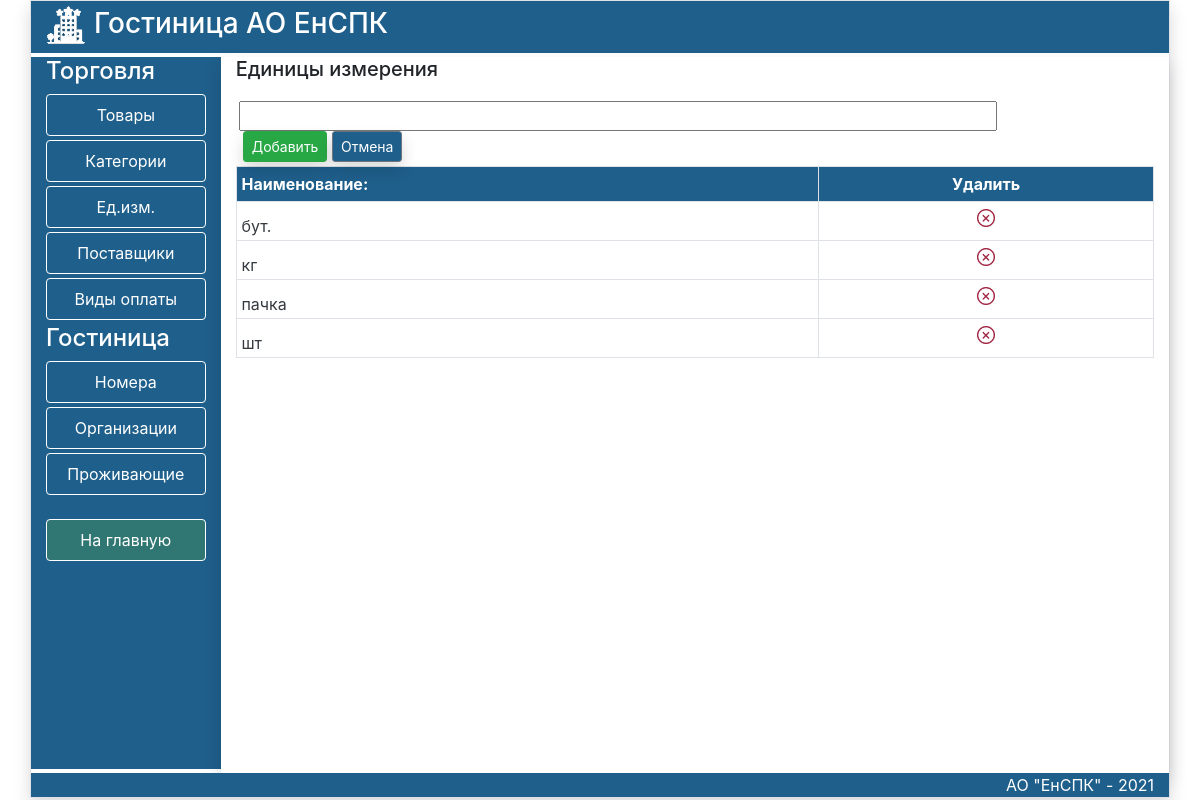
Screenshot of /Create/Unit with the database file from the repository.
### trade/models.py (models this page shows, shortened)
class Unit(models.Model):
    title = models.CharField(max_length=100,verbose_name='Наименование')
    class Meta:
        verbose_name='Единица измерения'
        verbose_name_plural='Единицы измерения'
        ordering=['title',]

### trade/views.py (the view)
# urls.py: path('Create/<TableName>',Create,name='Create'),
def Create(request, TableName):
    if TableName == 'Unit':
        title = 'Единицы измерения'
    if TableName == 'Saler':
        title = 'Поставщики'
    if TableName == 'Pay':
        title = 'Виды оплаты'
    if TableName == 'Customer':
        title = 'Организации'
    data = eval(TableName).objects.all()
    FormName = eval(TableName + 'Form')
    if request.method == 'POST':
        form = FormName(request.POST)
        if form.is_valid():
            try:
                form.save()
                form = FormName()
                return redirect('Create', TableName)
            except:
                form.add_error(None, 'Ошибка добавления ')
    else:
        form = FormName()
    return render(request, 'trade/Create.html', {'title': title, 'form': form, 'data': data, 'tableName': TableName})

### trade/forms.py
class UnitForm(forms.ModelForm):
   class Meta:
      model = Unit
      fields = ['title']
      widgets = {
      'title': forms.TextInput(attrs={'class':'form-input','style':'width:758px'}),
      }

### trade/templates/trade/Create.html (shortened to what this page needs)
{% extends 'trade/listpage.html' %}
{% load static %}
{% block DataArea %}
 <h5 class="mb-3">{{title}}</h5>
<div >
    <form action="" method="post">
        <div class="form-row pb-1 pl-2 pt-1">
    {{form.title}}
<div class="text-end ml-1 ">
     <button type="submit" class="btn btn-success btn-sm shadow  ">Добавить</button>
     <a href="{% url 'Create' tableName %}" class="btn btn-secondary btn-sm shadow btnblack ">Отмена </a>
</div>
    </form>
</div></div>
<div class="scrolltable" >
<table class="table table-sm table-bordered table-hover  ">
   <tr class="secondary">
    <th class="btnblack">Наименование:</th>
    <th class="text-center btnblack">Удалить</th>
    </tr>
{% for item in data %}
<tr >
    <td class="pt-2 pb-0" ><a href="{% url 'Update' tableName item.pk %}" class="text-dark lead" ><small>{{item.title}}</small></a></td>
    <td class="text-center pt-0 pb-2 " style="vertical-align:middle"><a href="{% url 'Delete' tableName item.pk %}" ><img src="{% static 'trade/images/delete2.png' %}" height="18" style="top:10px" ></a></td>
</tr>
{% endfor %}
</table>
</div>
{% endblock DataArea %}

### trade/static/trade/css/my.css (style rules this page uses)
.btnblack { background-color:RGB(31,95,139); color: white; }
.scrolltable { display:block; overflow-y: auto; height:75vh; }

### rows the page displays
Unit: title "бут."
Unit: title "кг"
Unit: title "пачка"
Unit: title "шт"

### other values shown
{{ title }} "Единицы измерения"
